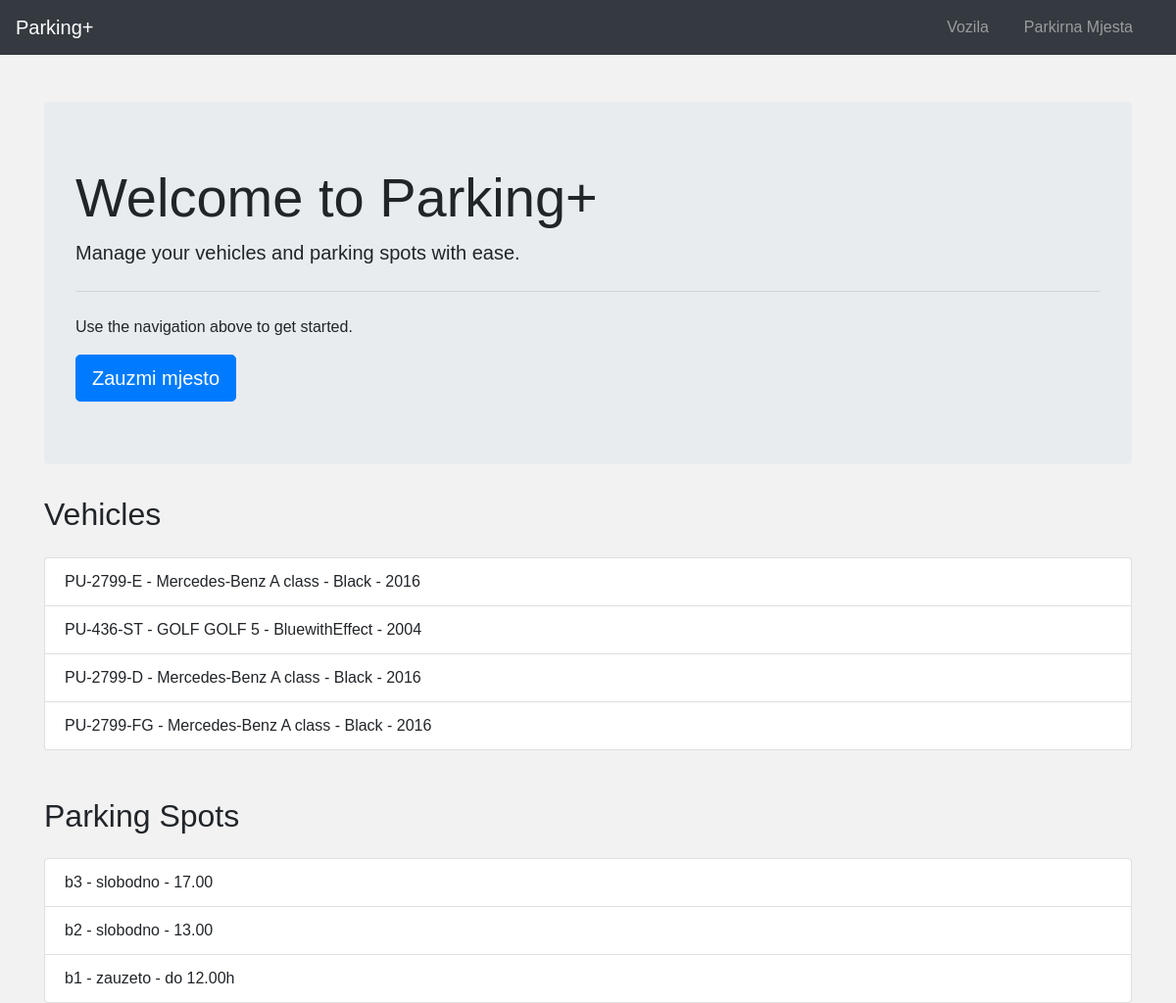
The app's page /, older data.
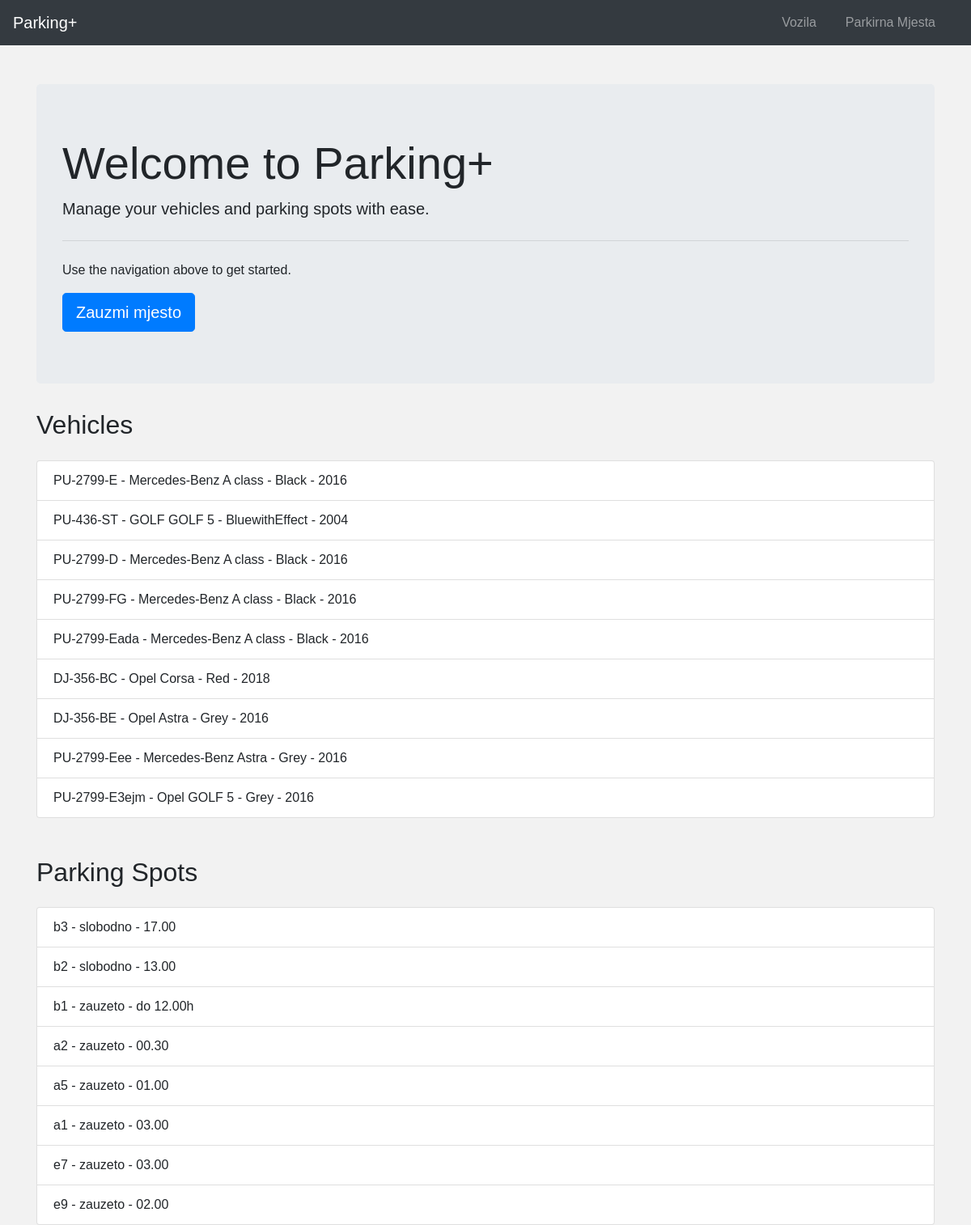
The same page, newer data.
### tables this page shows
CREATE TABLE Vozilo (
    RegistarskaOznaka TEXT PRIMARY KEY,
    Marka TEXT NOT NULL,
    Model TEXT NOT NULL,
    Boja TEXT,
    GodinaProizvodnje INTEGER
);

CREATE TABLE ParkirnoMjesto (
    IdentifikatorMjesta TEXT PRIMARY KEY,
    Status TEXT NOT NULL,
    VrijemeParkiranja TEXT
);

### app.py (the view)
@app.route('/')
def index():
    conn = get_db_connection()
    vozila = conn.execute('SELECT * FROM Vozilo').fetchall()
    parkirna_mjesta = conn.execute('SELECT * FROM ParkirnoMjesto').fetchall()
    conn.close()
    return render_template('index.html', vozila=vozila, parkirna_mjesta=parkirna_mjesta)

### app.py (called while the page is built)
def get_db_connection():
    conn = sqlite3.connect(DATABASE)
    conn.row_factory = sqlite3.Row
    return conn

### templates/index.html (shortened to what this page needs)
{% extends "base.html" %}
{% block content %}
<div class="jumbotron">
    <h1 class="display-4">Welcome to Parking+</h1>
    <p class="lead">Manage your vehicles and parking spots with ease.</p>
    <hr class="my-4">
    <p>Use the navigation above to get started.</p>
    <button onclick="window.location.href='{{ url_for('vozila') }}'" class="btn btn-primary btn-lg">Zauzmi mjesto</button>
</div>
<h2 class="mb-4">Vehicles</h2>
<ul class="list-group mb-5">
    {% for vozilo in vozila %}
        <li class="list-group-item">{{ vozilo.RegistarskaOznaka }} - {{ vozilo.Marka }} {{ vozilo.Model }} - {{ vozilo.Boja }} - {{ vozilo.GodinaProizvodnje }}</li>
    {% endfor %}
</ul>
<h2 class="mb-4">Parking Spots</h2>
<ul class="list-group" id="parking-spots">
    {% for mjesto in parkirna_mjesta %}
        <li class="list-group-item" id="spot-{{ mjesto.IdentifikatorMjesta }}">{{ mjesto.IdentifikatorMjesta }} - {{ mjesto.Status }} - {{ mjesto.VrijemeParkiranja }}</li>
    {% endfor %}
</ul>
{% endblock %}

### templates/base.html (shortened to what this page needs)
<!DOCTYPE html>
<html lang="en">
<head>
    <link rel="stylesheet" href="https://maxcdn.bootstrapcdn.com/bootstrap/4.0.0/css/bootstrap.min.css">
    <link rel="stylesheet" href="{{ url_for('static', filename='style.css') }}">
</head>
<body>
    <nav class="navbar navbar-expand-lg navbar-dark bg-dark">
        <a class="navbar-brand" href="{{ url_for('index') }}">Parking+</a>
        <div class="collapse navbar-collapse" id="navbarNav">
            <ul class="navbar-nav ml-auto">
                <li class="nav-item">
                    <a class="nav-link" href="{{ url_for('vozila') }}">Vozila</a>
                </li>
                <li class="nav-item">
                    <a class="nav-link" href="{{ url_for('parkirna_mjesta') }}">Parkirna Mjesta</a>
                </li>
            </ul>
        </div>
    </nav>
    <div class="container mt-5">
        {% block content %}{% endblock %}
    </div>
</body>
</html>

### static/style.css (style rules this page uses)
body { font-family: Arial, sans-serif; margin: 0; padding: 0; background-color: #f2f2f2; }
nav ul { list-style-type: none; padding: 0; margin: 0; }
nav ul li { display: inline; margin-right: 20px; }
nav ul li a { color: #fff; text-decoration: none; }

Row changes from the older to the newer data that the page shows:
added Vozilo: RegistarskaOznaka "PU-2799-Eada", Marka "Mercedes-Benz", Model "A class", Boja "Black", GodinaProizvodnje "2016"
added Vozilo: RegistarskaOznaka "DJ-356-BC", Marka "Opel", Model "Corsa", Boja "Red", GodinaProizvodnje "2018"
added Vozilo: RegistarskaOznaka "DJ-356-BE", Marka "Opel", Model "Astra", Boja "Grey", GodinaProizvodnje "2016"
added Vozilo: RegistarskaOznaka "PU-2799-Eee", Marka "Mercedes-Benz", Model "Astra", Boja "Grey", GodinaProizvodnje "2016"
added Vozilo: RegistarskaOznaka "PU-2799-E3ejm", Marka "Opel", Model "GOLF 5", Boja "Grey", GodinaProizvodnje "2016"
added ParkirnoMjesto: IdentifikatorMjesta "a2", Status "zauzeto", VrijemeParkiranja "00.30"
added ParkirnoMjesto: IdentifikatorMjesta "a5", Status "zauzeto", VrijemeParkiranja "01.00"
added ParkirnoMjesto: IdentifikatorMjesta "a1", Status "zauzeto", VrijemeParkiranja "03.00"
added ParkirnoMjesto: IdentifikatorMjesta "e7", Status "zauzeto", VrijemeParkiranja "03.00"
added ParkirnoMjesto: IdentifikatorMjesta "e9", Status "zauzeto", VrijemeParkiranja "02.00"
